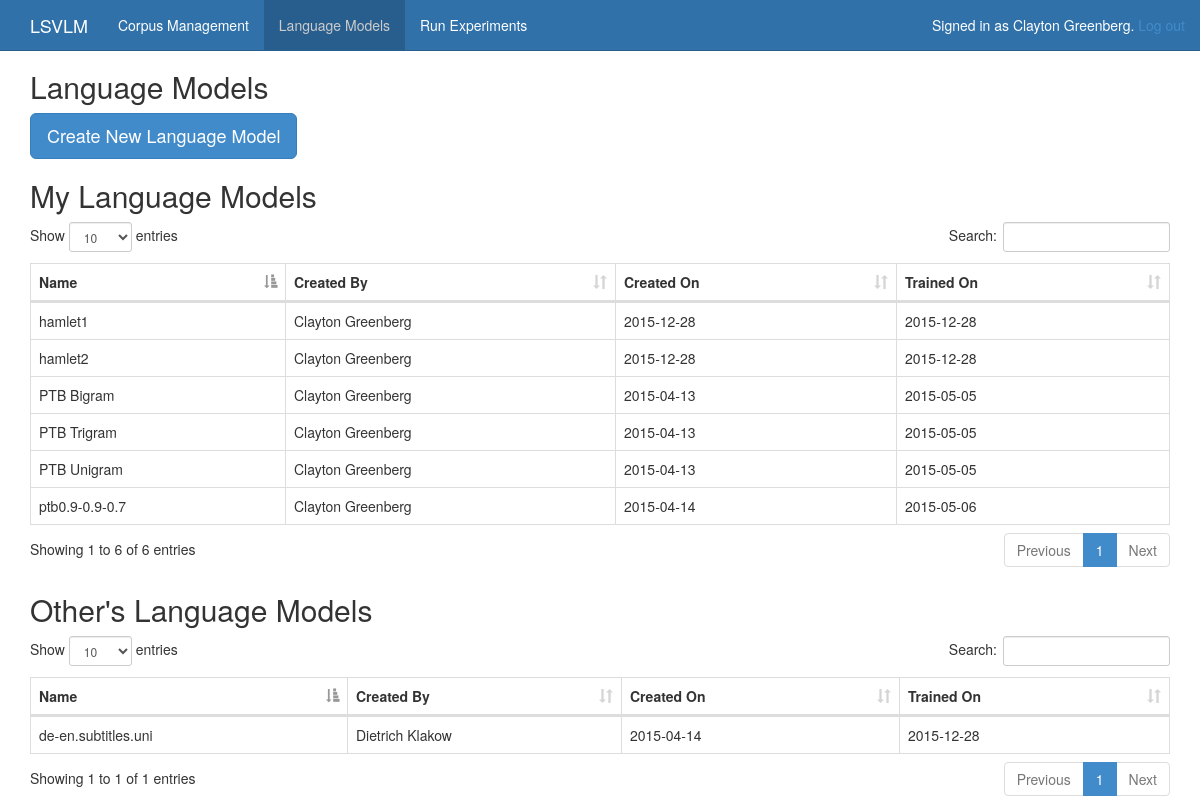
/lm/ (signed in), run on the app's committed database.
### lm/models.py (models this page shows, shortened)
class LM(models.Model):
    UNTRAINED = 1
    TRAINED = 2
    TRAINING = 3
    STATUS_CHOICES = (
        (1, 'Untrained'),
        (2, 'Trained'),
        (3, 'Training'),
    )
    name = models.CharField(max_length=20, unique=True)
    user = models.ForeignKey(User)
    description = models.CharField(max_length=500)
    date_added = models.DateTimeField('date published')
    last_trained = models.DateTimeField(null=True, blank=True)
    lmdata = JSONField()
    status = models.IntegerField(choices=STATUS_CHOICES, default=1)
    default_corpus = models.IntegerField(default=0)

### lm/views.py (the view)
@login_required
def index(request):
    context = { 'my_lms' : LM.objects.filter(user = request.user),
                'other_lms': LM.objects.exclude(user = request.user)}
    return render(request, 'lm/index.html', context)

### lm/templates/lm/index.html (shortened to what this page needs)
{% extends "lm_base.html" %}
{% load staticfiles %}
{% block content %}
<h2>Language Models</h2>
<div id="index-links">
    <a class="btn btn-primary btn-lg" href="{% url 'lm:new' %}" role="button">Create New Language Model</a>
</div>
{% if my_lms %}
<h2>My Language Models</h2>
{% include "lm/_lm_table.html" with lms=my_lms %}
{% endif %}
{% if other_lms %}
<h2>Other's Language Models</h2>
{% include "lm/_lm_table.html" with lms=other_lms %}
{% endif %}
{% endblock %}
{% block css %}
<link href="{% static 'css/dataTables.bootstrap.css' %}" rel="stylesheet" type="text/css" />
{% endblock %}

### templates/base.html (shortened to what this page needs)
{% load staticfiles %}
<!DOCTYPE html>
<html lang="en">
  <head>
    <link href="{% static 'css/bootstrap.css' %}" rel="stylesheet" type="text/css" />
    <link href="{% static 'css/base.css' %}" rel="stylesheet" type="text/css" />
    {% block css %}{% endblock %}
  </head>
  <body>
    <nav class="navbar navbar-fixed-top navbar-blue">
      <div class="container">
        <div class="navbar-header">
          <a class="navbar-brand" href="{% url 'index' %}">LSVLM</a>
        </div>
        {% block navbar %}
        <div id="navbar" class="collapse navbar-collapse">
          <ul class="nav navbar-nav">
            <li {% block corpusnav %}{% endblock %}><a href="{% url 'corpora:index' %}">Corpus Management</a></li>
            <li {% block lmnav %}{% endblock %}><a href="{% url 'lm:index' %}">Language Models</a></li>
            <li {% block experimentsnav %}{% endblock %}><a href="{% url 'experiments:index' %}">Run Experiments</a></li>
          </ul>
          <p class="navbar-text navbar-right">Signed in as {{ user.first_name }} {{ user.last_name }}.
              <a href="{% url 'logout' %}">Log out</a></p>
        </div>
        {% endblock %}
      </div>
    </nav>
    <div class="container">
        {% block content %}
        {% endblock %}
    </div>
  </body>
</html>

### lm/templates/lm/_lm_table.html
<table id="corpus_table" class="table table-hover table-bordered searchable-table">
    <thead>
        <tr>
            <th>Name</th>
            <th>Created By</th>
            <th>Created On</th>
            <th>Trained On</th>
        </tr>
    </thead>
    <tbody>
    {% for lm in lms %}
        <tr class="corpus" href="{% url 'lm:lm' lm.id %}">
            <td>{{ lm.name }}</td>
            <td>{{ lm.user.first_name }} {{ lm.user.last_name }}</td>
            <td>{{ lm.date_added|date:'Y-m-d' }}</td>
            <td>{% if lm.status == 2 %}
                    {{ lm.last_trained|date:'Y-m-d' }}
                {% elif lm.status == 3 %}
                    Training...
                {% elif lm.user == user %}
                    <a class="btn btn-primary btn-lg" href="{% url 'lm:train' lm.id %}" role="button">Train now</a>
                {% else %}
                    Not trained
                {% endif %}
            </td>
        </tr>
    {% endfor %}
    </tbody>
</table>

### static/css/base.css (style rules this page uses)
body { padding-top: 50px; }
.navbar-blue { background-color: #3071a9; border-color: #285e8e; color: #fff; }
.navbar-blue .navbar-brand { color: #ffffff; }
.navbar-blue .navbar-nav > li > a { color: #ffffff; }
.navbar-blue .navbar-nav > .active > a, .navbar-blue .navbar-nav > .active > a:hover, .navbar-blue .navbar-nav > .active > a:focus { color: #ccc; background-color: #285e8e; }

### data on the page
LM: name "PTB Bigram", user.first_name "Clayton", user.last_name "Greenberg", date_added "2015-04-13", last_trained "2015-05-05"
LM: name "PTB Trigram", user.first_name "Clayton", user.last_name "Greenberg", date_added "2015-04-13", last_trained "2015-05-05"
LM: name "PTB Unigram", user.first_name "Clayton", user.last_name "Greenberg", date_added "2015-04-13", last_trained "2015-05-05"
LM: name "ptb0.9-0.9-0.7", user.first_name "Clayton", user.last_name "Greenberg", date_added "2015-04-14", last_trained "2015-05-06"
LM: name "hamlet1", user.first_name "Clayton", user.last_name "Greenberg", date_added "2015-12-28", last_trained "2015-12-28"
LM: name "hamlet2", user.first_name "Clayton", user.last_name "Greenberg", date_added "2015-12-28", last_trained "2015-12-28"
LM: name "de-en.subtitles.uni", user.first_name "Dietrich", user.last_name "Klakow", date_added "2015-04-14", last_trained "2015-12-28"

### other printed values
{{ user.first_name }} "Clayton"
{{ user.last_name }} "Greenberg"
